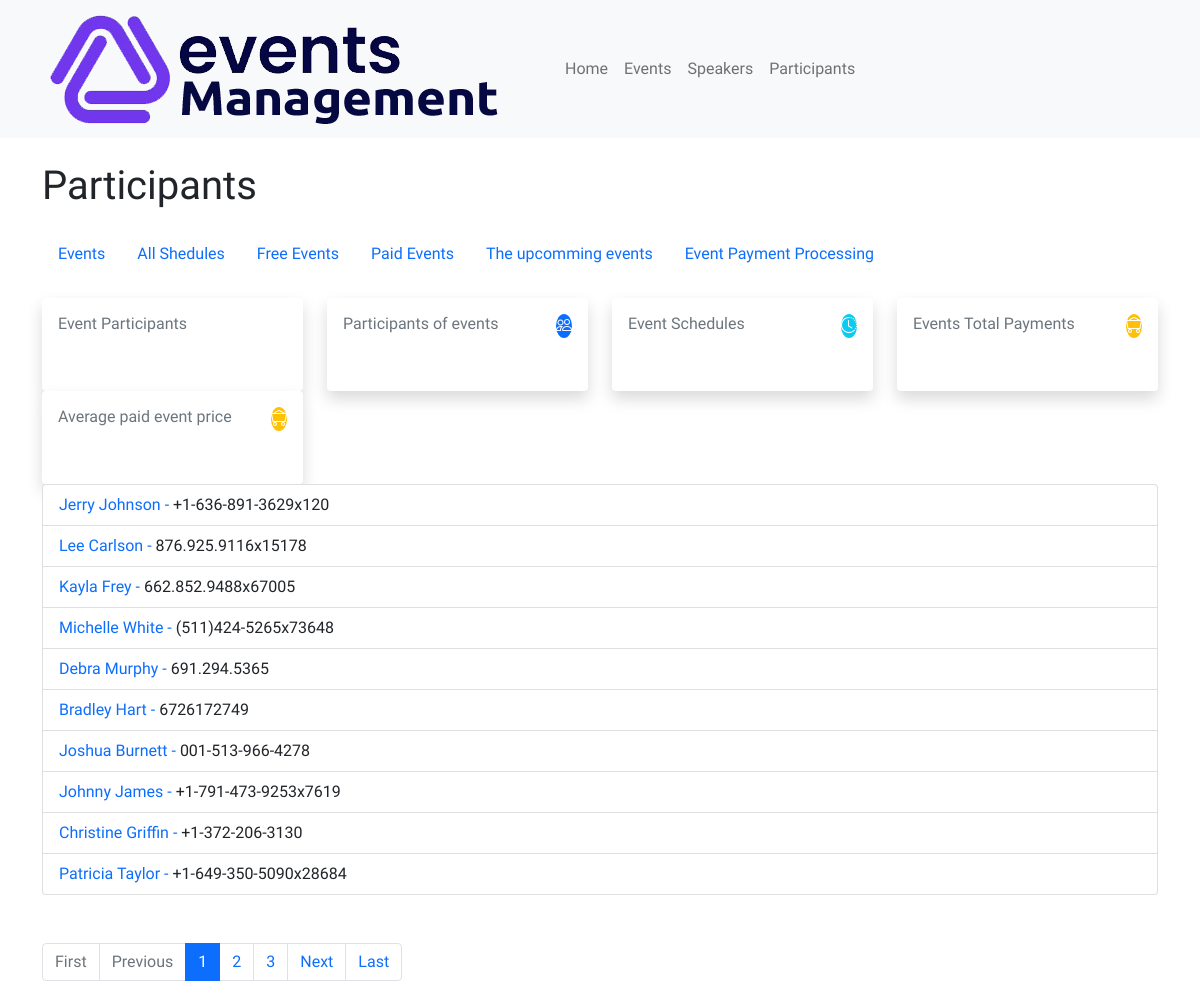
Page /participants/ on the committed database.
### events/models.py (models this page shows, shortened)
class Participant(models.Model):
    name = models.CharField(max_length=255)
    email = models.EmailField()
    phone_number = models.CharField(max_length=20)
    events = models.ManyToManyField(Event)

### events/views.py (the view)
# urls.py: path('participants/', views.list_participants, name='list-participants'),
def list_participants(request):
    participants = Participant.objects.all()
    paginator = Paginator(participants, 10)
    page_number = request.GET.get('page')
    page_obj = paginator.get_page(page_number)
    return render(request, 'participants/list.html', {'page_obj': page_obj})

### events/utils.py (called while the page is built)
def add_commas(number):
    return '{:,.2f}'.format(number)

### templates/participants/list.html
{% extends "base_generic.html" %} {% block content %}
<h1 class="text-dark">Participants</h1>
{% include 'partials/sub-header.html' %}
{% include 'partials/metrics.html' %}
<ul class="list-group">
  {% for participant in page_obj %}
  <li class="list-group-item">
    <a href="{% url 'participant-detail' email=participant.email %}">{{ participant.name }} -  <span class="text-dark">{{ participant.phone_number }}</span> </a>
  </li>
  {% empty %}
  <div>{% include 'includes/data-not-found.html' %}</div>
  {% endfor %}
</ul>
<nav class="my-5">
  <ul class="pagination">
    {% if page_obj.has_previous %}
      <li class="page-item"><a class="page-link" href="?page=1">First</a></li>
      <li class="page-item"><a class="page-link" href="?page={{ page_obj.previous_page_number }}">Previous</a></li>
    {% else %}
      <li class="page-item disabled"><a class="page-link" href="#">First</a></li>
      <li class="page-item disabled"><a class="page-link" href="#">Previous</a></li>
    {% endif %}
    {% for num in page_obj.paginator.page_range %}
      {% if num > page_obj.number|add:'-3' and num < page_obj.number|add:'3' %}
        {% if num == page_obj.number %}
          <li class="page-item active"><a class="page-link" href="?page={{ num }}">{{ num }}</a></li>
        {% else %}
          <li class="page-item"><a class="page-link" href="?page={{ num }}">{{ num }}</a></li>
        {% endif %}
      {% endif %}
    {% endfor %}
    {% if page_obj.has_next %}
      <li class="page-item"><a class="page-link" href="?page={{ page_obj.next_page_number }}">Next</a></li>
      <li class="page-item"><a class="page-link" href="?page={{ page_obj.paginator.num_pages }}">Last</a></li>
    {% else %}
      <li class="page-item disabled"><a class="page-link" href="#">Next</a></li>
      <li class="page-item disabled"><a class="page-link" href="#">Last</a></li>
    {% endif %}
  </ul>
</nav>
{% endblock %}

### static/assets/css/custom.css (style rules this page uses)
* { box-sizing: border-box; }
ul > li { list-style: none !important; list-style-type: none !important; }
body { background-color: #fff; min-height: 100vh; font-family: "Fira Sans", sans-serif; }

### static/assets/css/cards.css (style rules this page uses)
body { font-family: "Andika New Basic", sans-serif; font-size: 16px; color: #ffffff; text-rendering: optimizeLegibility; font-weight: initial; }
a, a:hover { text-decoration: none; transition: color 0.3s ease-in-out; }

### rows in the picture
Participant: name "Jerry Johnson", phone_number "+1-636-891-3629x120"
Participant: name "Lee Carlson", phone_number "876.925.9116x15178"
Participant: name "Kayla Frey", phone_number "662.852.9488x67005"
Participant: name "Michelle White", phone_number "(511)424-5265x73648"
Participant: name "Debra Murphy", phone_number "691.294.5365"
Participant: name "Bradley Hart", phone_number "6726172749"
Participant: name "Joshua Burnett", phone_number "001-513-966-4278"
Participant: name "Johnny James", phone_number "+1-791-473-9253x7619"
Participant: name "Christine Griffin", phone_number "+1-372-206-3130"
Participant: name "Patricia Taylor", phone_number "+1-649-350-5090x28684"

### other values in the picture
{{ num }} "1"
{{ num }} "2" "3"
